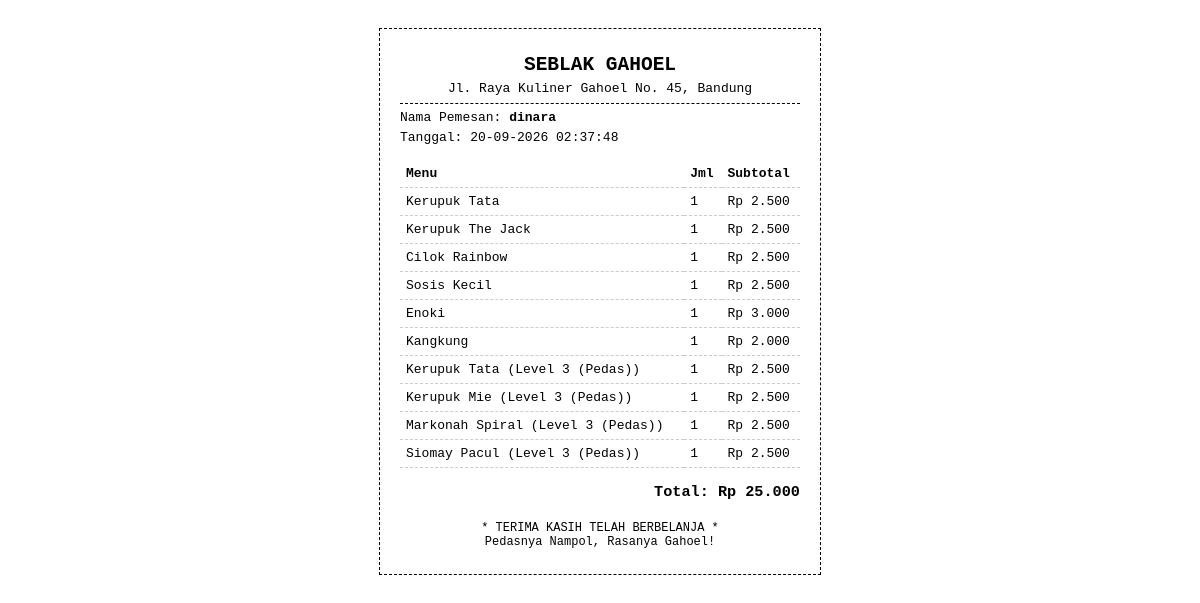
Screenshot of /struk.php?pemesan=dinara with the database file from the repository.
### tables this page shows
CREATE TABLE `pesanan` (
  `id` int(11) NOT NULL,
  `nama_pemesan` varchar(100) DEFAULT NULL,
  `nama_menu` varchar(100) DEFAULT NULL,
  `jumlah` int(11) DEFAULT NULL,
  `subtotal` int(11) DEFAULT NULL
);

### struk.php (the view, shortened to what this page needs)
<?php
include 'koneksi.php';
$pemesan = isset($_GET['pemesan']) ? $_GET['pemesan'] : '';
?>
<!DOCTYPE html>
<html lang="id">
<head>
</head>
<body onload="window.print()">
    <div class="struk-box">
        <h2>SEBLAK GAHOEL</h2>
        <p>Jl. Raya Kuliner Gahoel No. 45, Bandung</p>
        <hr style="border: 0; border-top: 1px dashed #000;">
        <p style="text-align: left;">Nama Pemesan: <b><?= htmlspecialchars($pemesan) ?></b></p>
        <p style="text-align: left;">Tanggal: <?= date('d-m-Y H:i:s') ?></p>
        <table>
            <thead>
                <tr>
                    <th>Menu</th>
                    <th>Jml</th>
                    <th>Subtotal</th>
                </tr>
            </thead>
            <tbody>
                <?php
                $q = mysqli_query($conn, "SELECT * FROM pesanan WHERE nama_pemesan='$pemesan'");
                $tot = 0;
                while($row = mysqli_fetch_assoc($q)){
                    $tot += $row['subtotal'];
                    echo "<tr>
                        <td>{$row['nama_menu']}</td>
                        <td>{$row['jumlah']}</td>
                        <td>Rp " . number_format($row['subtotal'], 0, ',', '.') . "</td>
                    </tr>";
                }
                ?>
            </tbody>
        </table>
        <h3 style="text-align: right; margin-top: 15px;">Total: Rp <?= number_format($tot, 0, ',', '.') ?></h3>
        <p style="margin-top: 20px; font-size: 12px;">* TERIMA KASIH TELAH BERBELANJA *<br>Pedasnya Nampol, Rasanya Gahoel!</p>
    </div>
</body>
</html>

### struk.php (style rules this page uses)
body { font-family: monospace; background: #fff; color: #000; padding: 20px; }
.struk-box { max-width: 400px; margin: auto; border: 1px dashed #000; padding: 20px; }
h2, p { text-align: center; margin: 5px 0; }
table { width: 100%; border-collapse: collapse; margin-top: 15px; }
th, td { border-bottom: 1px dashed #ccc; padding: 6px; text-align: left; font-size: 13px; }

### rows the page displays
pesanan: nama_menu "Kerupuk Tata", jumlah "1", subtotal "2.500"
pesanan: nama_menu "Kerupuk The Jack", jumlah "1", subtotal "2.500"
pesanan: nama_menu "Cilok Rainbow", jumlah "1", subtotal "2.500"
pesanan: nama_menu "Sosis Kecil", jumlah "1", subtotal "2.500"
pesanan: nama_menu "Enoki", jumlah "1", subtotal "3.000"
pesanan: nama_menu "Kangkung", jumlah "1", subtotal "2.000"
pesanan: nama_menu "Kerupuk Tata (Level 3 (Pedas))", jumlah "1", subtotal "2.500"
pesanan: nama_menu "Kerupuk Mie (Level 3 (Pedas))", jumlah "1", subtotal "2.500"
pesanan: nama_menu "Markonah Spiral (Level 3 (Pedas))", jumlah "1", subtotal "2.500"
pesanan: nama_menu "Siomay Pacul (Level 3 (Pedas))", jumlah "1", subtotal "2.500"

### other values shown
$pemesan "dinara"
$tot "25.000"
